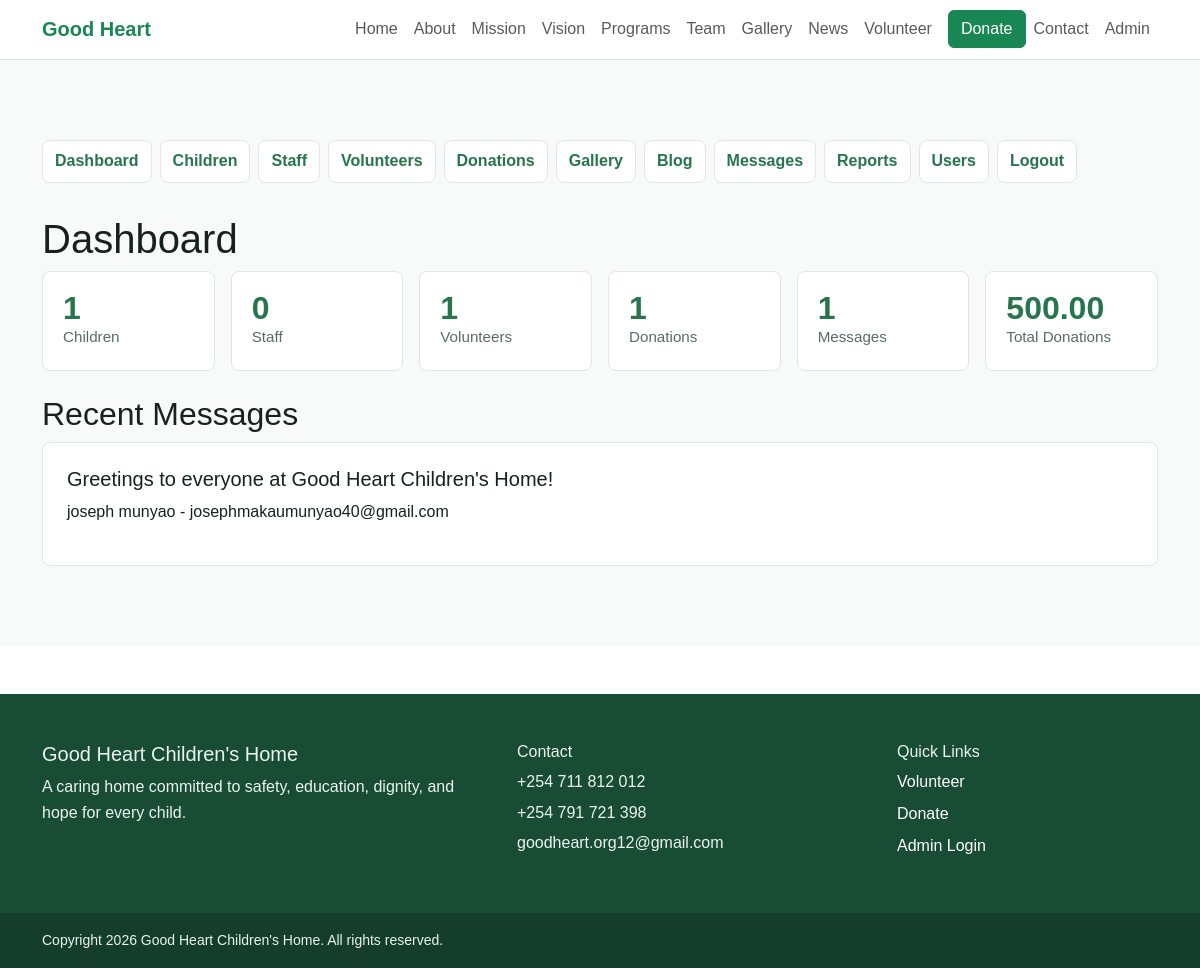
The page /admin (signed in) on the database its author committed.
### app/models.py (models this page shows)
class TimestampMixin:
    created_at = db.Column(db.DateTime, default=datetime.utcnow, nullable=False)
    updated_at = db.Column(
        db.DateTime, default=datetime.utcnow, onupdate=datetime.utcnow, nullable=False
    )

class ContactMessage(TimestampMixin, db.Model):
    __tablename__ = "contact_messages"
    id = db.Column(db.Integer, primary_key=True)
    name = db.Column(db.String(120), nullable=False)
    email = db.Column(db.String(160), nullable=False)
    phone = db.Column(db.String(40))
    subject = db.Column(db.String(160), nullable=False)
    message = db.Column(db.Text, nullable=False)
    is_read = db.Column(db.Boolean, default=False, nullable=False)

### app/routes.py (the view)
@main_bp.route("/admin")
@admin_required
def admin_dashboard():
    totals = {
        "children": Child.query.count(),
        "staff": Staff.query.count(),
        "volunteers": Volunteer.query.count(),
        "donations": Donation.query.count(),
        "messages": ContactMessage.query.filter_by(is_read=False).count(),
    }
    donation_total = db.session.query(func.coalesce(func.sum(Donation.amount), 0)).scalar()
    recent_messages = ContactMessage.query.order_by(ContactMessage.created_at.desc()).limit(5).all()
    return render_template(
        "admin/dashboard.html",
        totals=totals,
        donation_total=donation_total,
        recent_messages=recent_messages,
        title="Admin Dashboard",
    )

### app/models.py (called while the page is built)
@login_manager.user_loader
def load_user(user_id):
    return User.query.get(int(user_id))

### app/routes.py (called while the page is built)
@main_bp.app_context_processor
def inject_contact():
    return {"contact_info": CONTACT, "current_year": datetime.utcnow().year}

def admin_required(view):
    @wraps(view)
    @login_required
    def wrapped(*args, **kwargs):
        if not current_user.is_active_admin:
            abort(403)
        return view(*args, **kwargs)
    return wrapped

### app/templates/admin/dashboard.html
{% extends "base.html" %}
{% block content %}
<section class="section admin-section">
    <div class="container">{% include "admin/_nav.html" %}<h1>Dashboard</h1>
        <div class="stats-grid mb-4">{% for key, value in totals.items() %}<div><strong>{{ value }}</strong><span>{{
                    key|title }}</span></div>{% endfor %}<div><strong>{{ donation_total }}</strong><span>Total
                    Donations</span></div>
        </div>
        <h2>Recent Messages</h2>{% for message in recent_messages %}<article class="list-item">
            <h3>{{ message.subject }}</h3>
            <p>{{ message.name }} - {{ message.email }}</p>
        </article>{% else %}<p>No messages yet.</p>{% endfor %}
    </div>
</section>
{% endblock %}

### app/static/css/style.css (style rules this page uses)
:root { --green: #27754d; --green-dark: #184c34; --gold: #e4a11b; --ink: #17221d; --muted: #5b6b62; --soft: #f3f8f5; --line: #dfe8e2; }
body { color: var(--ink); font-family: Arial, Helvetica, sans-serif; line-height: 1.65; }
.section { padding: 5rem 0; }
.feature-card, .team-card, .form-panel, .info-panel, .list-item, .quote { border: 1px solid var(--line); border-radius: 8px; background: #fff; padding: 1.5rem; height: 100%; }
.feature-card h3, .list-item h3 { font-size: 1.25rem; }
.stats-grid { display: grid; grid-template-columns: repeat(auto-fit, minmax(150px, 1fr)); gap: 1rem; }
.stats-grid div { border: 1px solid var(--line); border-radius: 8px; background: #fff; padding: 1.25rem; }
.stats-grid strong { display: block; color: var(--green); font-size: 2rem; line-height: 1; }
.stats-grid span { color: var(--muted); font-size: .95rem; }
.admin-section { background: #f7faf8; min-height: 70vh; }

### rows shown on the page
ContactMessage: subject "Greetings to everyone at Good Heart Children's Home!", name "joseph munyao", email "josephmakaumunyao40@gmail.com"

### other values the page prints
{{ value }} "1" "0" "1" "1" "1"
{{ key|title }} "Children" "Staff" "Volunteers" "Donations" "Messages"
{{ donation_total }} "500.00"
{{ contact_info.name }} "Good Heart Children's Home"
{{ contact_info.phones[0] }} "+254 711 812 012"
{{ contact_info.phones[1] }} "+254 791 721 398"
{{ contact_info.email }} "goodheart.org12@gmail.com"
